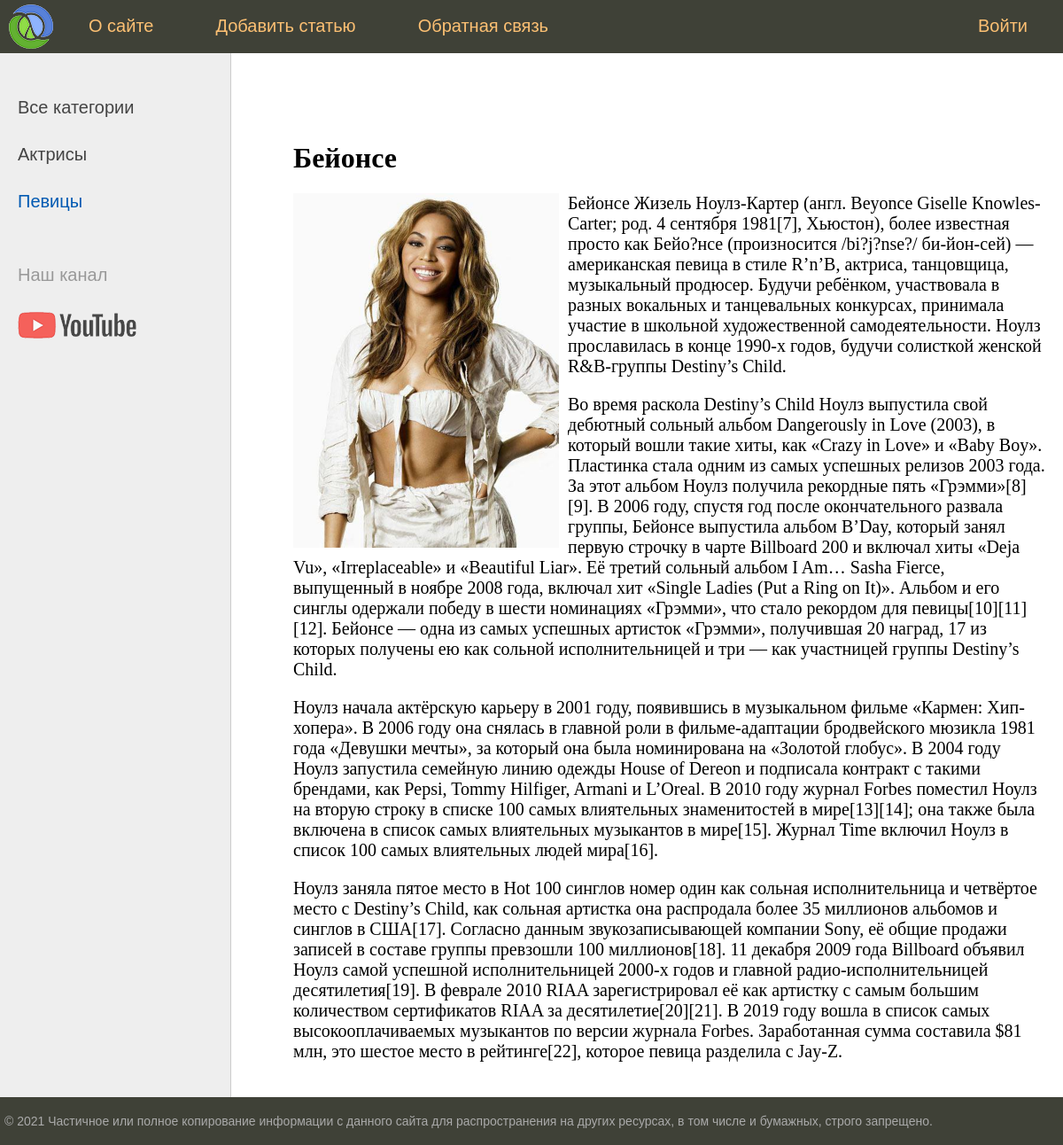
/post/bejonse/, run on the app's committed database.
### women/models.py (models this page shows, shortened)
class Category(models.Model):
    name = models.CharField(max_length=100, db_index=True, verbose_name='Имя кат.')   # verbose_name исп-ся для измнения поля в шапке админ панели
    slug = models.SlugField(max_length=255, unique=True, db_index=True, verbose_name="URL")
    def get_absolute_url(self):
        return reverse('category', args=[self.slug])      # в видео было kwargs={'cat_slug': self.slug}
    class Meta:
        verbose_name = "Категории"                          # чтобы на админ панели названия были как мы хотим
        verbose_name_plural = "Категории"                   # чтобы на админ панели названия были как мы хотим
        ordering = ['name']                        # для сортировки(сначала по полю 'time_create' если одинаково то по 'title')

class Women(models.Model):
    title = models.CharField(max_length=255, verbose_name = "заголовок")            # verbose_name исп-ся для измнения поля в шапке админ панели
    slug = models.SlugField(max_length=255, unique=True, db_index=True, verbose_name="URL")  # unique=True означает уникальность, db_index чтобы это поле было индесируемым для быстрого поиска
    content = models.TextField(blank=True, verbose_name = "текст статьи")
    photo = models.ImageField(upload_to="photos/%Y/%m/%d/", verbose_name = "фото")
    time_create = models.DateTimeField(auto_now_add=True)
    time_update = models.DateTimeField(auto_now=True)
    is_published = models.BooleanField(default=True, verbose_name = "публикация")
    cat = models.ForeignKey('Category', on_delete=models.PROTECT, null=True, verbose_name = "категории")        # Category в кавычках потому что он идет ниже (если был бы высше можно было бы без кавычек) null=True т.к. в таблице caregory еще нет значении
    class Meta:
        verbose_name = "Известные женщины"                          # чтобы на админ панели названия были как мы хотим
        verbose_name_plural = "Известные женщины"                   # чтобы на админ панели названия были как мы хотим
        ordering = ['-time_create', 'title']                        # для сортировки(сначала по полю 'time_create' если одинаково то по 'title')

### women/views.py (the view)
# urls.py: path('post/<slug:post_slug>/', ShowPost.as_view(), name='post'),
class ShowPost(DetailView):
    model = Women
    template_name = 'women/post.html'
    slug_url_kwarg = 'post_slug'                                #переопределение перемнной (по умолчанию "slug")
    context_object_name = 'post'
    def get_context_data(self, object_list=None, **kwargs):     #функция для формирования и динамического и статического контекста
        context = super().get_context_data(**kwargs)            #через базовый класс ListView получам уже существующий контекст
        context['menu'] = menu                                  #добавляем пункты
        context['title'] = str(context['post'].title)
        context['cat_selected'] = context['post'].cat_id
        return context

### women/templatetags/women_tags.py (called while the page is built)
@register.simple_tag(name='getcats')          # декотратор для превращения функции в тэг
def get_categories(filter=None):
    if not filter:
        return Category.objects.all()
    else:
        return Category.objects.filter(pk=filter)

@register.inclusion_tag('women/list_categories.html')   # тэг который возр-ет шаблон list_categories.html с передачей в нее параметров "cats"
def show_categories(sort=None, selected=None):
    if not sort:
        cats = Category.objects.all()
    else:
        cats = Category.objects.order_by(sort)
    return {"cats":cats, "cat_selected":selected}

### women/templates/women/post.html
{% extends 'women/base.html' %}
{% block content %}
<h1>{{post.title}}</h1>
<p><img class="img-article-left" src="{{ post.photo.url }}"></p>
<p>{{ post.content|linebreaks }}</p>
{% endblock %}

### women/templates/women/list_categories.html
{% for c in cats %}
	{% if c.pk == cat_selected %}
		<li class="selected">{{c.name}}</li>
	{% else %}
		<li><a href="{{ c.get_absolute_url }}">{{c.name}}</a></li>
	{% endif %}
{% endfor %}

### women/static/women/css/styles.css (style rules this page uses)
html, body { font-family: 'Arial'; margin: 0; padding: 0; height: 100%; width: 100%; color: #444; }
a { color: #0059b2; text-decoration: none; }
img { max-width: 600px; height: auto; }
img.img-article-left { max-width: 300px; height: auto; float: left; padding: 0 10px 10px 0; }
.left-chapters ul li { margin: 30px 0 0 0; color: #999; }
.left-chapters ul li.selected { color: #0059b2; }
.left-chapters ul li a { color: #444; text-decoration: none; }
.content-text h1 { font-size: 32px; }

### data on the page
Category: name "Актрисы"
Category: name "Певицы"
Women: title "Бейонсе", photo (picture), content "Бейонсе Жизель Ноулз-Картер (англ. Beyonce Giselle Knowles-Carter; род. 4 сентября 1981[7], Хьюстон), более известная просто как Бейо?нсе (произносится /bi?j?nse?/ би-йон-сей) — американская певица в стиле R’n’B, актриса, танцовщица, музыкальный продюсер. Будучи ребёнком, участвовала в разных вокальных и танцевальных конкурсах, принимала участие в школьной художественной самодеятельности. Ноулз прославилась в конце 1990-х годов, будучи солисткой женской R&B-группы Destiny’s Child. Во время раскола Destiny’s Child Ноулз выпустила свой дебютный сольный альбом Dangerously in Love (2003), в который вошли такие хиты, как «Crazy in Love» и «Baby Boy». Пластинка стала одним из самых успешных…"

### other printed values
{{ m.title }} "О сайте" "Добавить статью" "Обратная связь"
{{ m.title }} "Войти"
